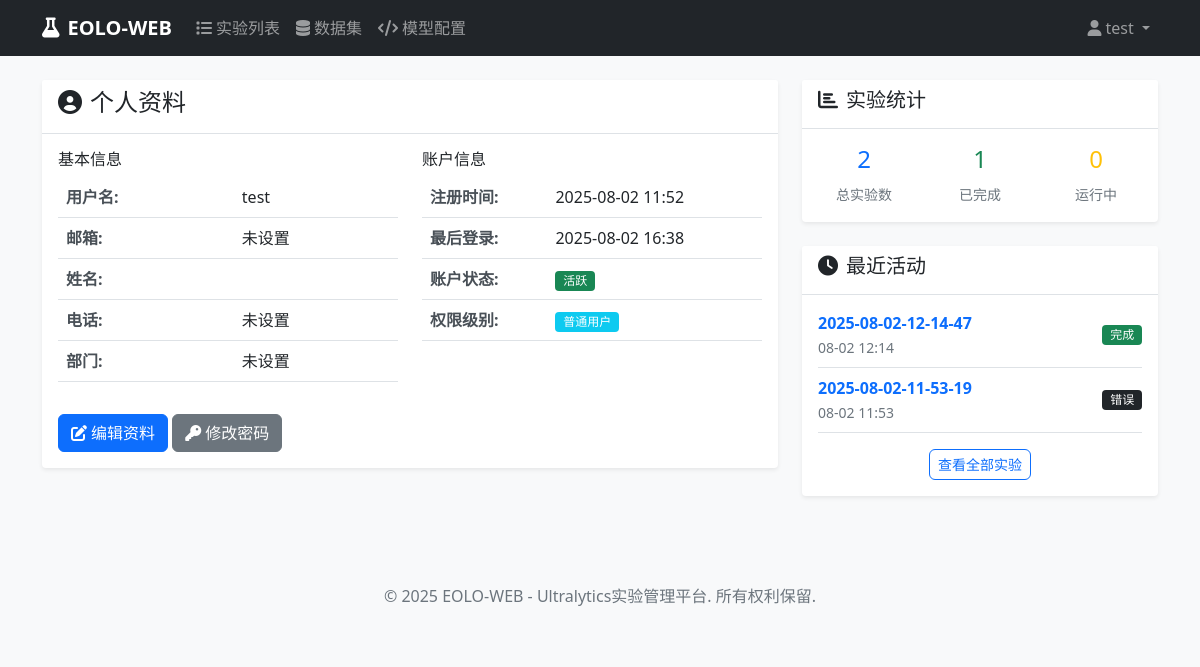
Page /accounts/profile/ (signed in) on the committed database.
### accounts/models.py (models this page shows, shortened)
class User(AbstractUser):
    phone = models.CharField(max_length=15, blank=True, null=True, verbose_name="电话号码")
    department = models.CharField(max_length=100, blank=True, null=True, verbose_name="部门")
    created_at = models.DateTimeField(auto_now_add=True, verbose_name="创建时间")
    updated_at = models.DateTimeField(auto_now=True, verbose_name="更新时间")
    class Meta:
        verbose_name = "用户"
        verbose_name_plural = "用户"

### experiments/models.py (models this page shows, shortened)
class Experiment(models.Model):
    EXPERIMENT_STATUS_CHOICES = [
        ('pending', '待启动'),
        ('queued', '排队'),
        ('running', '运行'),
        ('interrupted', '中断'),
        ('error', '错误'),
        ('completed', '完成'),
    ]
    TASK_TYPE_CHOICES = [
        ('detect', '目标检测'),
        ('segment', '实例分割'),
        ('classify', '图像分类'),
        ('pose', '姿态估计'),
        ('track', '目标跟踪'),
    ]
    name = models.CharField(max_length=200, verbose_name="实验名称")
    description = models.TextField(blank=True, null=True, verbose_name="实验描述")
    user = models.ForeignKey(User, on_delete=models.CASCADE, verbose_name="创建用户")
    task_type = models.CharField(max_length=20, choices=TASK_TYPE_CHOICES, default='detect', verbose_name="任务类型")
    model_configs = models.TextField(blank=True, null=True, verbose_name="模型配置", help_text="逗号分隔的模型配置路径")
    setting_config = models.CharField(max_length=200, blank=True, null=True, verbose_name="参数配置", help_text="参数配置文件路径")
    dataset = models.CharField(max_length=200, default='', verbose_name="数据集名称")
    epochs = models.IntegerField(default=100, verbose_name="训练轮数")
    batch_size = models.IntegerField(default=16, verbose_name="批量大小")
    device = models.CharField(max_length=20, default='auto', verbose_name="设备")
    SCALE_CHOICES = [
        ('n', 'Nano'),
        ('s', 'Small'),
        ('m', 'Medium'),
        ('l', 'Large'),
        ('x', 'Extra Large'),
    ]
    scale = models.CharField(max_length=1, choices=SCALE_CHOICES, default='n', verbose_name="尺寸")
    group = models.CharField(max_length=100, blank=True, null=True, verbose_name="分组")
    exp_timestamp = models.CharField(max_length=50, blank=True, null=True, verbose_name="实验时间戳")
    project_name = models.CharField(max_length=100, blank=True, null=True, verbose_name="项目名称")
    status = models.CharField(max_length=20, choices=EXPERIMENT_STATUS_CHOICES, default='pending', verbose_name="状态")
    command = models.TextField(blank=True, null=True, verbose_name="生成的命令")
    created_at = models.DateTimeField(auto_now_add=True, verbose_name="创建时间")
    updated_at = models.DateTimeField(auto_now=True, verbose_name="更新时间")
    started_at = models.DateTimeField(blank=True, null=True, verbose_name="开始时间")
    completed_at = models.DateTimeField(blank=True, null=True, verbose_name="完成时间")
    log_file = models.CharField(max_length=500, blank=True, null=True, verbose_name="日志文件")
    result_file = models.CharField(max_length=500, blank=True, null=True, verbose_name="结果文件")
    error_message = models.TextField(blank=True, null=True, verbose_name="错误信息")
    class Meta:
        verbose_name = "实验"
        verbose_name_plural = "实验"
        ordering = ['-created_at']

### accounts/views.py (the view)
# urls.py: path('profile/', views.profile_view, name='profile'),
@login_required
def profile_view(request):
    user = request.user
    total_experiments = user.experiment_set.count()
    completed_experiments = user.experiment_set.filter(status='completed').count()
    running_experiments = user.experiment_set.filter(status='running').count()
    recent_experiments = user.experiment_set.all()[:5]
    context = {
        'user': user,
        'total_experiments': total_experiments,
        'completed_experiments': completed_experiments,
        'running_experiments': running_experiments,
        'recent_experiments': recent_experiments,
    }
    return render(request, 'accounts/profile.html', context)

### templates/accounts/profile.html (shortened to what this page needs)
{% extends 'base.html' %}
{% block content %}
<div class="row">
    <div class="col-md-8">
        <div class="card">
            <div class="card-header">
                <h4><i class="fas fa-user-circle me-2"></i>个人资料</h4>
            </div>
            <div class="card-body">
                <div class="row">
                    <div class="col-md-6">
                        <h6>基本信息</h6>
                        <table class="table">
                            <tr>
                                <th>用户名:</th>
                                <td>{{ user.username }}</td>
                            </tr>
                            <tr>
                                <th>邮箱:</th>
                                <td>{{ user.email|default:"未设置" }}</td>
                            </tr>
                            <tr>
                                <th>姓名:</th>
                                <td>{{ user.first_name }} {{ user.last_name }}</td>
                            </tr>
                            <tr>
                                <th>电话:</th>
                                <td>{{ user.phone|default:"未设置" }}</td>
                            </tr>
                            <tr>
                                <th>部门:</th>
                                <td>{{ user.department|default:"未设置" }}</td>
                            </tr>
                        </table>
                    </div>
                    <div class="col-md-6">
                        <h6>账户信息</h6>
                        <table class="table">
                            <tr>
                                <th>注册时间:</th>
                                <td>{{ user.date_joined|date:"Y-m-d H:i" }}</td>
                            </tr>
                            <tr>
                                <th>最后登录:</th>
                                <td>{{ user.last_login|date:"Y-m-d H:i"|default:"从未登录" }}</td>
                            </tr>
                            <tr>
                                <th>账户状态:</th>
                                <td>
                                    {% if user.is_active %}
                                        <span class="badge bg-success">活跃</span>
                                    {% else %}
                                        <span class="badge bg-danger">禁用</span>
                                    {% endif %}
                                </td>
                            </tr>
                            <tr>
                                <th>权限级别:</th>
                                <td>
                                    {% if user.is_superuser %}
                                        <span class="badge bg-danger">超级管理员</span>
                                    {% elif user.is_staff %}
                                        <span class="badge bg-warning">管理员</span>
                                    {% else %}
                                        <span class="badge bg-info">普通用户</span>
                                    {% endif %}
                                </td>
                            </tr>
                        </table>
                    </div>
                </div>
                <div class="mt-3">
                    <a href="#" class="btn btn-primary">
                        <i class="fas fa-edit me-1"></i>编辑资料
                    </a>
                    <a href="#" class="btn btn-secondary">
                        <i class="fas fa-key me-1"></i>修改密码
                    </a>
                </div>
            </div>
        </div>
    </div>
    <div class="col-md-4">
        <div class="card">
            <div class="card-header">
                <h5><i class="fas fa-chart-bar me-2"></i>实验统计</h5>
            </div>
            <div class="card-body">
                <div class="row text-center">
                    <div class="col-4">
                        <h4 class="text-primary">{{ total_experiments }}</h4>
                        <small class="text-muted">总实验数</small>
                    </div>
                    <div class="col-4">
                        <h4 class="text-success">{{ completed_experiments }}</h4>
                        <small class="text-muted">已完成</small>
                    </div>
                    <div class="col-4">
                        <h4 class="text-warning">{{ running_experiments }}</h4>
                        <small class="text-muted">运行中</small>
                    </div>
                </div>
            </div>
        </div>
        <div class="card mt-3">
            <div class="card-header">
                <h5><i class="fas fa-clock me-2"></i>最近活动</h5>
            </div>
            <div class="card-body">
                {% if recent_experiments %}
                    {% for experiment in recent_experiments %}
                    <div class="d-flex justify-content-between align-items-center mb-2 pb-2 border-bottom">
                        <div>
                            <a href="{% url 'experiments:detail' experiment.pk %}" class="text-decoration-none">
                                <strong>{{ experiment.name }}</strong>
                            </a>
                            <br>
                            <small class="text-muted">{{ experiment.created_at|date:"m-d H:i" }}</small>
                        </div>
                        <span class="badge
                            {% if experiment.status == 'pending' %}bg-secondary
                            {% elif experiment.status == 'running' %}bg-warning
                            {% elif experiment.status == 'completed' %}bg-success
                            {% elif experiment.status == 'failed' %}bg-danger
                            {% else %}bg-dark
                            {% endif %}">{{ experiment.get_status_display }}</span>
                    </div>
                    {% endfor %}
                    <div class="text-center mt-3">
                        <a href="{% url 'experiments:list' %}" class="btn btn-sm btn-outline-primary">查看全部实验</a>
                    </div>
                {% else %}
                <div class="text-center text-muted">
                    <i class="fas fa-flask fa-2x mb-2"></i>
                    <p>您还没有创建任何实验</p>
                    <a href="{% url 'experiments:create' %}" class="btn btn-sm btn-primary">创建第一个实验</a>
                </div>
                {% endif %}
            </div>
        </div>
    </div>
</div>
{% endblock %}

### templates/base.html (shortened to what this page needs)
<!DOCTYPE html>
<html lang="zh-CN">
<head>
    <link href="https://cdn.jsdelivr.net/npm/bootstrap@5.1.3/dist/css/bootstrap.min.css" rel="stylesheet">
    <link href="https://cdnjs.cloudflare.com/ajax/libs/font-awesome/6.0.0/css/all.min.css" rel="stylesheet">
    {% load static %}
    <link rel="stylesheet" href="{% static 'css/main.css' %}">
</head>
<body>
    {% block navbar %}
    <nav class="navbar navbar-expand-lg navbar-dark bg-dark">
        <div class="container">
            <a class="navbar-brand" href="{% url 'experiments:dashboard' %}">
                <i class="fas fa-flask me-2"></i>EOLO-WEB
            </a>
            <div class="collapse navbar-collapse" id="navbarNav">
                {% if user.is_authenticated %}
                <ul class="navbar-nav me-auto">
                    <li class="nav-item">
                        <a class="nav-link" href="{% url 'experiments:list' %}">
                            <i class="fas fa-list me-1"></i>实验列表
                        </a>
                    </li>
                    <li class="nav-item">
                        <a class="nav-link" href="{% url 'datasets:list' %}">
                            <i class="fas fa-database me-1"></i>数据集
                        </a>
                    </li>
                    <li class="nav-item">
                        <a class="nav-link" href="{% url 'models_manager:model_manager' %}">
                            <i class="fas fa-code me-1"></i>模型配置
                        </a>
                    </li>
                </ul>
                <ul class="navbar-nav">
                    <li class="nav-item dropdown">
                        <a class="nav-link dropdown-toggle" href="#" id="navbarDropdown" role="button" data-bs-toggle="dropdown">
                            <i class="fas fa-user me-1"></i>{{ user.username }}
                        </a>
                    </li>
                </ul>
                {% endif %}
            </div>
        </div>
    </nav>
    {% endblock %}
    <main class="container my-4">
        {% block content %}{% endblock %}
    </main>
    <footer class="bg-light text-center text-muted py-3 mt-5">
        <div class="container">
            <p>&copy; 2025 EOLO-WEB - Ultralytics实验管理平台. 所有权利保留.</p>
        </div>
    </footer>
    {% load static %}
</body>
</html>

### static/css/main.css (style rules this page uses)
body { font-family: 'Segoe UI', Tahoma, Geneva, Verdana, sans-serif; background-color: #f8f9fa; }
.navbar-brand { font-weight: bold; font-size: 1.25rem; }
.navbar-nav .nav-link { font-weight: 500; }
.card { border: none; box-shadow: 0 0.125rem 0.25rem rgba(0, 0, 0, 0.075); margin-bottom: 1.5rem; }
.card-header { background-color: #fff; border-bottom: 1px solid #dee2e6; font-weight: 600; }
.btn { border-radius: 0.375rem; font-weight: 500; }
.table th { font-weight: 600; border-top: none; color: #495057; }
.badge { font-size: 0.75em; font-weight: 500; }

### rows in the picture
User: username "test", email "未设置", phone "未设置", department "未设置", date_joined "2025-08-02 11:52", last_login "2025-08-02 16:38"
Experiment: name "2025-08-02-12-14-47", created_at "08-02 12:14", status "完成"
Experiment: name "2025-08-02-11-53-19", created_at "08-02 11:53", status "错误"

### other values in the picture
{{ total_experiments }} "2"
{{ completed_experiments }} "1"
{{ running_experiments }} "0"
